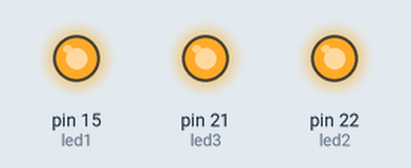
This sketch was run on a simulated Arduino Mega 2560, built with avr-gcc and run on an emulated ATmega2560. On the bench: output pins drawn as LEDs (lit = HIGH).

Above: at 0.1 s.
Timing chart, 0 to 1.6 s (numbered marks = the images above):
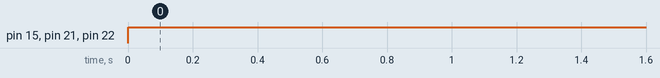

The sketch:

Pisca_Externo.ino
```cpp
int led1 = 15;
int led2 = 22;
int led3 = 21;

int tempo = 1000;

void setup() {
  // initialize digital pin LED_BUILTIN as an output.
  //Serial.begin(9600);
  pinMode(led1, OUTPUT);
  pinMode(led2, OUTPUT);
  pinMode(led3, OUTPUT);
}

void all(){
   digitalWrite(led1, HIGH);
   digitalWrite(led2, HIGH);
   digitalWrite(led3, HIGH);
}

void padrao1(){
    digitalWrite(led1, HIGH);
    digitalWrite(led2, LOW);
    digitalWrite(led3, LOW);
  delay(tempo);
    digitalWrite(led1, LOW);
    digitalWrite(led2, HIGH);
    digitalWrite(led3, LOW);
  delay(tempo);
    digitalWrite(led1, LOW);
    digitalWrite(led2, LOW);
    digitalWrite(led3, HIGH);
  delay(tempo);
}

void padrao2(){
    digitalWrite(led1, LOW);
    digitalWrite(led2, LOW);
    digitalWrite(led3, HIGH);
  delay(tempo);
    digitalWrite(led1, LOW);
    digitalWrite(led2, HIGH);
    digitalWrite(led3, LOW);
  delay(tempo);
    digitalWrite(led1, HIGH);
    digitalWrite(led2, LOW);
    digitalWrite(led3, LOW);
  delay(tempo);
}

void padrao3(){
    digitalWrite(led1, HIGH);
    digitalWrite(led2, HIGH);
    digitalWrite(led3, HIGH);
  delay(tempo);
    digitalWrite(led1, LOW);
    digitalWrite(led2, LOW);
    digitalWrite(led3, LOW);
  delay(tempo);
}

void semaforo(){
    digitalWrite(led1, LOW);
    digitalWrite(led2, LOW);
    digitalWrite(led3, HIGH);
    //Serial.println("Led 3");
  delay(tempo * 5);
    digitalWrite(led1, LOW);
    digitalWrite(led2, HIGH);
    digitalWrite(led3, LOW);
    //Serial.println("Led 2");
  delay(tempo);
    digitalWrite(led1, LOW);
    digitalWrite(led2, LOW);
    digitalWrite(led3, LOW);
    //Serial.println("    ");
  delay(tempo);
    digitalWrite(led1, LOW);
    digitalWrite(led2, HIGH);
    digitalWrite(led3, LOW);
    //Serial.println("Led 2");
  delay(tempo);
    digitalWrite(led1, LOW);
    digitalWrite(led2, LOW);
    digitalWrite(led3, LOW);
    //Serial.println("    ");
  delay(tempo);
    digitalWrite(led1, LOW);
    digitalWrite(led2, HIGH);
    digitalWrite(led3, LOW);
    //Serial.println("Led 2");
  delay(tempo);
    digitalWrite(led1, HIGH);
    digitalWrite(led2, LOW);
    digitalWrite(led3, LOW);
    //Serial.println("Led 1");
  delay(tempo * 5);
}

// the loop function runs over and over again forever
void loop() {
  all();
}
```

Measured:
- by itself, pin 15 (led1), pin 21 (led3), pin 22 (led2): LOW → HIGH at 0.00 s
